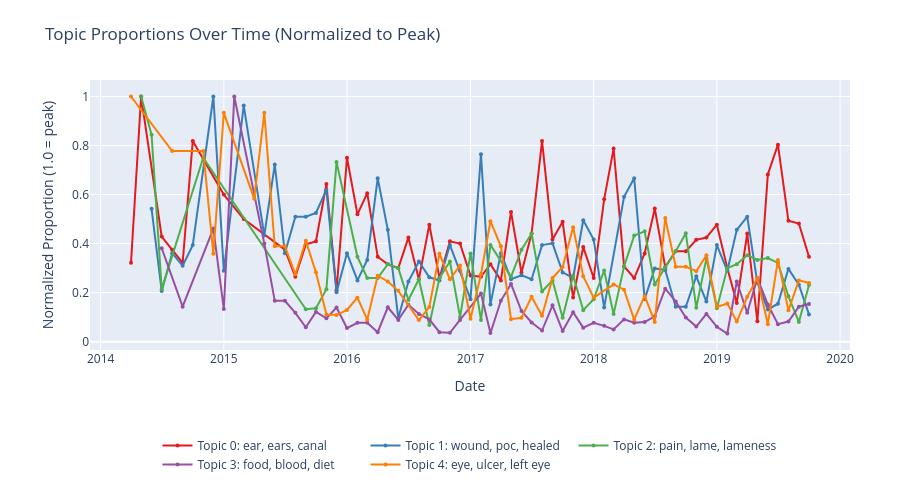

This figure's notebook cell:
### Markdown cell above
---
## Step 7: Time Series Analysis
Analyzed topic proportions over time to detect:
- Disease outbreaks
- Seasonal patterns
- Long-term trends
- COVID lockdown effects

### Code cell
monthly = df_dogs.groupby(['year_month', 'topic']).size().reset_index(name='count')
monthly_total = df_dogs.groupby('year_month').size().reset_index(name='total')
monthly = monthly.merge(monthly_total, on='year_month')
monthly['proportion'] = monthly['count'] / monthly['total']
monthly['date'] = monthly['year_month'].dt.to_timestamp()

fig = go.Figure()
colors = px.colors.qualitative.Set1

i = 0

for topic_id in top_topics[:5]:
    topic_data = monthly[monthly['topic'] == topic_id]
    topic_data = topic_data.sort_values('date')

    if len(topic_data) == 0:
        continue

    max_proportion = topic_data['proportion'].max()

    if max_proportion <= 0:
        continue

    normalized = topic_data['proportion'] / max_proportion
    topic_words_data = topic_model.get_topic(topic_id)

    words = []

    for item in topic_words_data[:3]:
        word = item[0]
        words.append(word)

    joined_words = ', '.join(words)
    label = f"Topic {topic_id}: {joined_words}"
    color_index = i % len(colors)
    selected_color = colors[color_index]

    fig.add_trace(go.Scatter(
        x=topic_data['date'],
        y=normalized,
        mode='lines+markers',
        name=label,
        line=dict(color=selected_color),
        marker=dict(size=4)
    ))

    i = i + 1

fig.update_layout(
    title="Topic Proportions Over Time (Normalized to Peak)",
    xaxis_title="Date",
    yaxis_title="Normalized Proportion (1.0 = peak)",
    height=500,
    width=900,
    margin=dict(
        l=90,   
        r=50,   
        t=80,  
        b=150   
    ),

    legend=dict(
        x=0.5,          
        y=-0.3,
        xanchor='center',
        orientation='h'
    )
)

fig.show()
